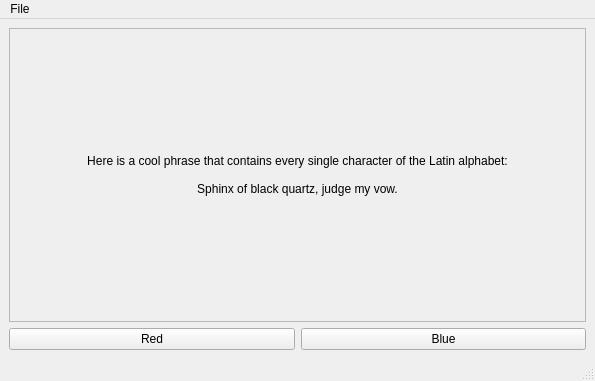
<?xml version="1.0" encoding="UTF-8"?>
<ui version="4.0">
 <class>MainWindow</class>
 <widget class="QMainWindow" name="MainWindow">
  <property name="geometry">
   <rect>
    <x>0</x>
    <y>0</y>
    <width>595</width>
    <height>381</height>
   </rect>
  </property>
  <property name="windowTitle">
   <string>Style Sheet Example</string>
  </property>
  <widget class="QWidget" name="centralwidget">
   <layout class="QGridLayout" name="gridLayout">
    <item row="2" column="1">
     <widget class="QPushButton" name="pushButton_blue">
      <property name="text">
       <string>Blue</string>
      </property>
     </widget>
    </item>
    <item row="0" column="0" rowspan="2" colspan="2">
     <widget class="QFrame" name="frame">
      <property name="frameShape">
       <enum>QFrame::StyledPanel</enum>
      </property>
      <property name="frameShadow">
       <enum>QFrame::Raised</enum>
      </property>
      <layout class="QGridLayout" name="gridLayout_2">
       <item row="0" column="0" alignment="Qt::AlignHCenter|Qt::AlignVCenter">
        <widget class="QLabel" name="label">
         <property name="text">
          <string>Here is a cool phrase that contains every single character of the Latin alphabet:

Sphinx of black quartz, judge my vow.</string>
         </property>
         <property name="alignment">
          <set>Qt::AlignCenter</set>
         </property>
        </widget>
       </item>
      </layout>
     </widget>
    </item>
    <item row="2" column="0">
     <widget class="QPushButton" name="pushButton_red">
      <property name="text">
       <string>Red</string>
      </property>
     </widget>
    </item>
   </layout>
  </widget>
  <widget class="QMenuBar" name="menubar">
   <property name="geometry">
    <rect>
     <x>0</x>
     <y>0</y>
     <width>595</width>
     <height>22</height>
    </rect>
   </property>
   <widget class="QMenu" name="menuFile">
    <property name="title">
     <string>File</string>
    </property>
    <addaction name="actionQuit"/>
   </widget>
   <addaction name="menuFile"/>
  </widget>
  <widget class="QStatusBar" name="statusbar"/>
  <action name="actionQuit">
   <property name="text">
    <string>Quit</string>
   </property>
   <property name="shortcut">
    <string>Ctrl+Q</string>
   </property>
  </action>
 </widget>
 <resources/>
 <connections>
  <connection>
   <sender>actionQuit</sender>
   <signal>triggered()</signal>
   <receiver>MainWindow</receiver>
   <slot>close()</slot>
   <hints>
    <hint type="sourcelabel">
     <x>-1</x>
     <y>-1</y>
    </hint>
    <hint type="destinationlabel">
     <x>388</x>
     <y>86</y>
    </hint>
   </hints>
  </connection>
 </connections>
</ui>
